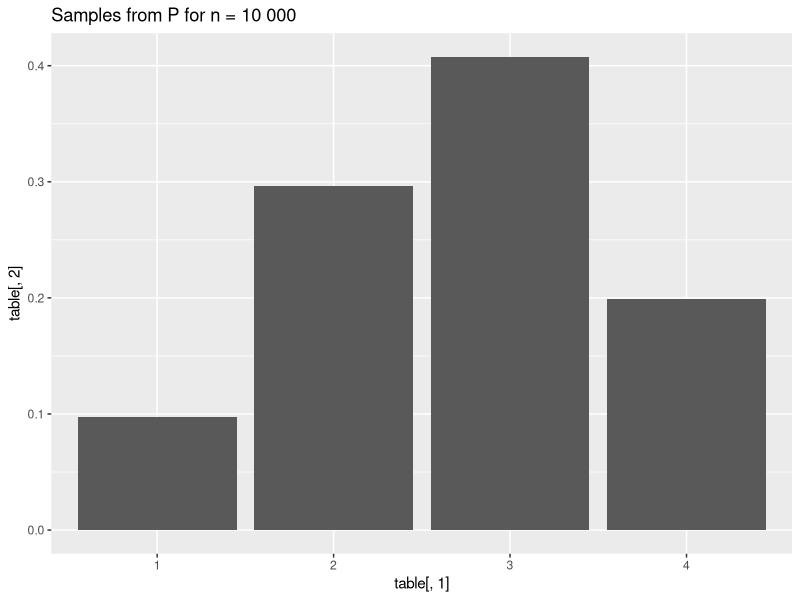

Recreate this plot in R.
## ---- chunk 1
knitr::opts_chunk$set(echo = TRUE)
## ---- chunk 2
u <- runif(1,0,1)
p <- c(0.2,0.5,0.3)
x <- 1 + (u > p[1]) + (u > p[1] + p[2])
x
## ---- chunk 3
fct = function (n,p) {
  k <- length(p)
  u <- runif(n,0,1)
  x <- 1 ;
  for (j in 1:(k-1)) {
    x <- x + (u>sum(p[1:j]));
  }
  return(x)
}

fct(6,c(0.1,0.3,0.4,0.2))
## ---- chunk 4
library(tibble)
realizations <- fct(10000, c(0.1,0.3,0.4,0.2))
realizations <- as.factor(realizations);
table <- table(realizations)
table <- data.frame(table)
table[,2] <- table[,2]/10000
table

library(ggplot2)
ggplot(table) + 
  aes(table[,1],table[,2]) + 
  geom_col() + 
  ggtitle("Samples from P for n = 10 000")

## ---- chunk 5
exp = function (n,lambda) {
 u <- runif(n,0,1)
z <- (-(log(1) - u)/lambda)
return(z)
}

exp(5,1)
## ---- chunk 6
cauchy = function (a,b) {
  u <- runif(1)
  z <- a*tan(pi*(u-0.5)) + b
  return(z)
}

cauchy(1,3)
## ---- chunk 7
norm_id = function() {
  u <- runif (1)
  v <- runif(1)
  r <- -log(u)
  z <- c(sqrt(r)*cos(2*pi*v),sqrt(r)*sin(2*pi*v))
  return(z)
}

norm_id()
## ---- chunk 8

norm <- function(A,m) {
  z <- norm_id
  Z <- Az + m
  return (Z)
}

